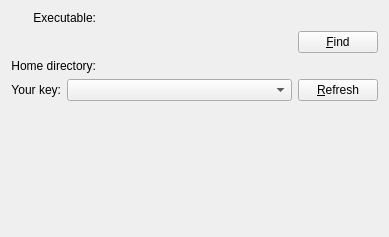
<ui version="4.0" >
 <class>GpgCfgBase</class>
 <widget class="QWidget" name="GpgCfgBase" >
  <property name="geometry" >
   <rect>
    <x>0</x>
    <y>0</y>
    <width>389</width>
    <height>237</height>
   </rect>
  </property>
  <property name="windowTitle" >
   <string></string>
  </property>
  <layout class="QGridLayout" >
   <property name="margin" >
    <number>11</number>
   </property>
   <property name="spacing" >
    <number>6</number>
   </property>
   <item row="0" column="0" >
    <widget class="QLabel" name="lblGPG" >
     <property name="text" >
      <string>Executable:</string>
     </property>
     <property name="alignment" >
      <set>Qt::AlignRight|Qt::AlignTrailing|Qt::AlignVCenter</set>
     </property>
     <property name="wordWrap" >
      <bool>false</bool>
     </property>
    </widget>
   </item>
   <item row="0" column="1" >
    <widget class="EditFile" native="1" name="edtGPG" >
     <property name="sizePolicy" >
      <sizepolicy>
       <hsizetype>7</hsizetype>
       <vsizetype>5</vsizetype>
       <horstretch>0</horstretch>
       <verstretch>0</verstretch>
      </sizepolicy>
     </property>
    </widget>
   </item>
   <item row="2" column="0" >
    <widget class="QLabel" name="TextLabel2" >
     <property name="text" >
      <string>Home directory:</string>
     </property>
     <property name="alignment" >
      <set>Qt::AlignRight|Qt::AlignTrailing|Qt::AlignVCenter</set>
     </property>
     <property name="wordWrap" >
      <bool>false</bool>
     </property>
    </widget>
   </item>
   <item row="2" column="1" >
    <widget class="EditFile" native="1" name="edtHome" >
     <property name="sizePolicy" >
      <sizepolicy>
       <hsizetype>7</hsizetype>
       <vsizetype>5</vsizetype>
       <horstretch>0</horstretch>
       <verstretch>0</verstretch>
      </sizepolicy>
     </property>
    </widget>
   </item>
   <item row="1" column="0" colspan="2" >
    <layout class="QHBoxLayout" >
     <property name="margin" >
      <number>0</number>
     </property>
     <property name="spacing" >
      <number>6</number>
     </property>
     <item>
      <widget class="LinkLabel" native="1" name="lnkGPG" >
       <property name="sizePolicy" >
        <sizepolicy>
         <hsizetype>7</hsizetype>
         <vsizetype>1</vsizetype>
         <horstretch>0</horstretch>
         <verstretch>0</verstretch>
        </sizepolicy>
       </property>
      </widget>
     </item>
     <item>
      <widget class="QPushButton" name="btnFind" >
       <property name="text" >
        <string>&amp;Find</string>
       </property>
      </widget>
     </item>
    </layout>
   </item>
   <item row="4" column="0" >
    <spacer>
     <property name="orientation" >
      <enum>Qt::Vertical</enum>
     </property>
     <property name="sizeType" >
      <enum>QSizePolicy::Expanding</enum>
     </property>
     <property name="sizeHint" >
      <size>
       <width>20</width>
       <height>20</height>
      </size>
     </property>
    </spacer>
   </item>
   <item row="3" column="0" colspan="2" >
    <layout class="QHBoxLayout" >
     <property name="margin" >
      <number>0</number>
     </property>
     <property name="spacing" >
      <number>6</number>
     </property>
     <item>
      <widget class="QLabel" name="lblKey" >
       <property name="text" >
        <string>Your key:</string>
       </property>
       <property name="alignment" >
        <set>Qt::AlignRight|Qt::AlignTrailing|Qt::AlignVCenter</set>
       </property>
       <property name="wordWrap" >
        <bool>false</bool>
       </property>
      </widget>
     </item>
     <item>
      <widget class="QComboBox" name="cmbKey" >
       <property name="sizePolicy" >
        <sizepolicy>
         <hsizetype>7</hsizetype>
         <vsizetype>0</vsizetype>
         <horstretch>0</horstretch>
         <verstretch>0</verstretch>
        </sizepolicy>
       </property>
      </widget>
     </item>
     <item>
      <widget class="QPushButton" name="btnRefresh" >
       <property name="text" >
        <string>&amp;Refresh</string>
       </property>
      </widget>
     </item>
    </layout>
   </item>
  </layout>
 </widget>
 <customwidgets>
  <customwidget>
   <class>EditFile</class>
   <extends>QWidget</extends>
   <header>editfile.h</header>
  </customwidget>
  <customwidget>
   <class>LinkLabel</class>
   <extends>QWidget</extends>
   <header>linklabel.h</header>
  </customwidget>
 </customwidgets>
 <tabstops>
  <tabstop>btnFind</tabstop>
  <tabstop>cmbKey</tabstop>
  <tabstop>btnRefresh</tabstop>
 </tabstops>
 <resources/>
 <connections/>
</ui>
